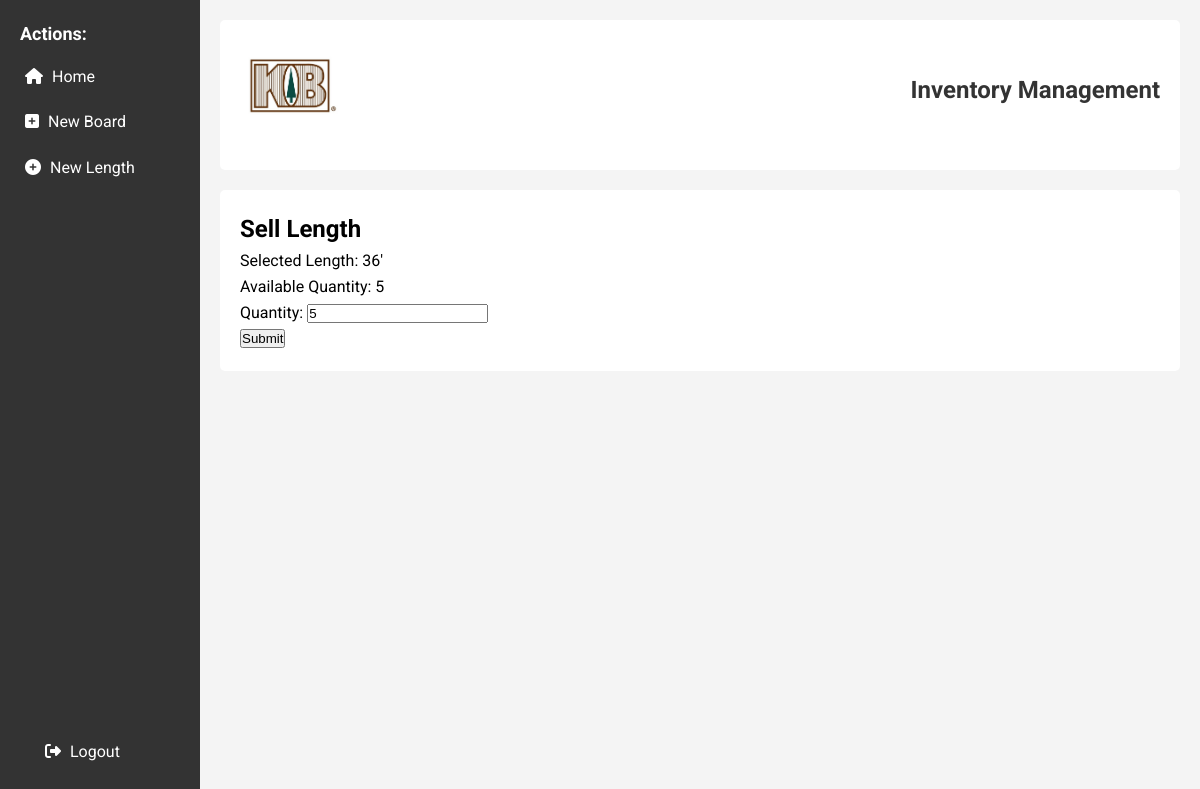
The page /inventory/lengths/134714P/36/sell (signed in) on the database as committed earlier.
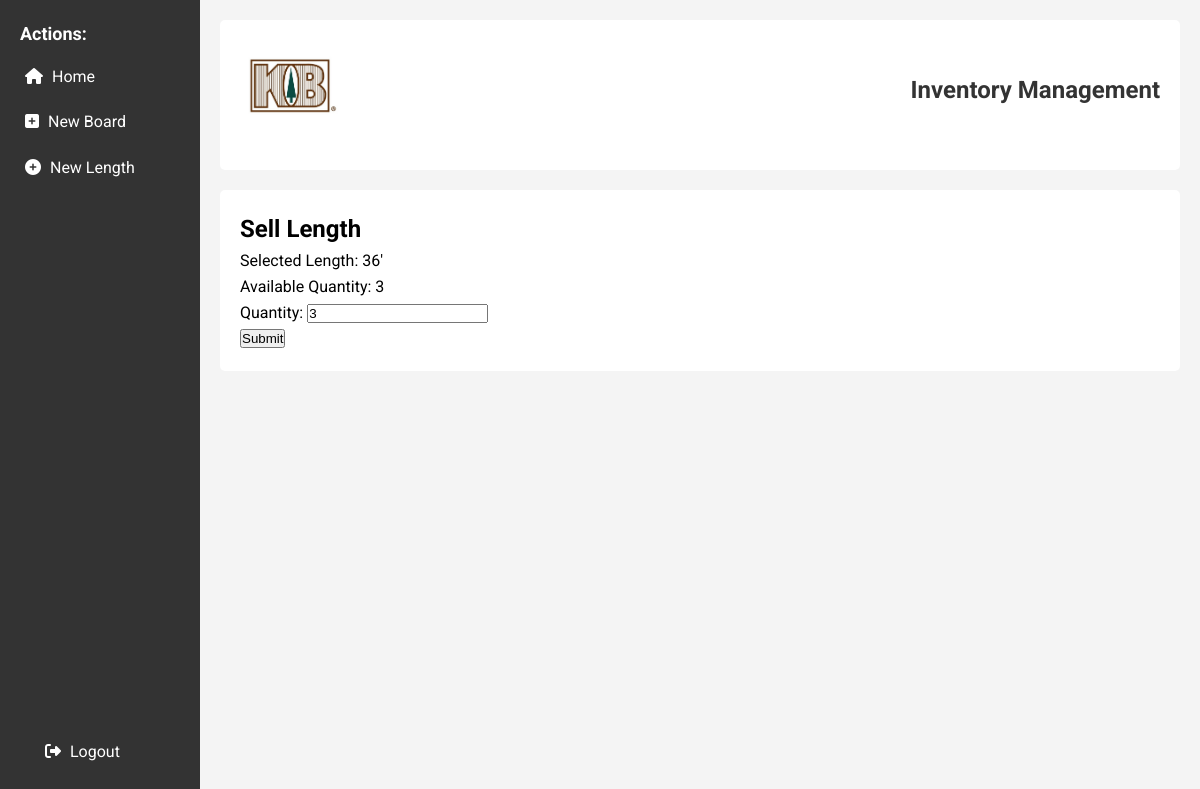
The same page on the database as committed later.
### inventory/models.py (models this page shows, shortened)
class Length(models.Model):
    lumber = models.ForeignKey(Lumber, on_delete=models.CASCADE)
    length = models.PositiveIntegerField(default=0)
    quantity = models.PositiveIntegerField(default=0)
    class Meta:
        unique_together = ('lumber', 'length')

### inventory/views.py (the view)
# urls.py: path('lengths/<str:ref_id>/<int:length>/sell', views.sell, name='sell'),
@login_required
def sell(request, ref_id, length):
    selected_length = get_object_or_404(Length, lumber__ref_id=ref_id, length=length)
    if request.method == 'POST':
        form = SellForm(request.POST)
        if form.is_valid():
            quantity = form.cleaned_data['quantity']
            if selected_length.quantity < quantity:
                raise ValueError("The selected length does not have enough quantity available.")
            sale = Sale(
                user=request.user,
                changetype='sale',
                product_id=selected_length.lumber,
                length=selected_length,
                quantity=quantity
            )
            sale.save()
            selected_length.quantity -= quantity
            selected_length.save()
            return redirect('home')
    else:
        form = SellForm(initial={'quantity': selected_length.quantity})
    return render(request, 'inventory/sell_view.html', {'form': form, 'selected_length': selected_length})

### inventory/forms.py
class SellForm(forms.Form):
    quantity = forms.IntegerField(min_value=1, label='Quantity')

### inventory/templates/inventory/sell_view.html (shortened to what this page needs)
{% extends 'base.html' %}
{% block content %}
    <h2>Sell Length</h2>
    <p>Selected Length: {{ selected_length.length }}'</p>
    <p>Available Quantity: {{ selected_length.quantity }}</p>
    <form method="post">
        {{ form.as_p }}
        <button type="submit">Submit</button>
    </form>
{% endblock %}

Rows that differ between the two databases and show on the page:
removed Length: length "36", quantity "5"
added Length: length "36", quantity "3"
Other text that changed with them:
form field quantity: "5" → "3"
